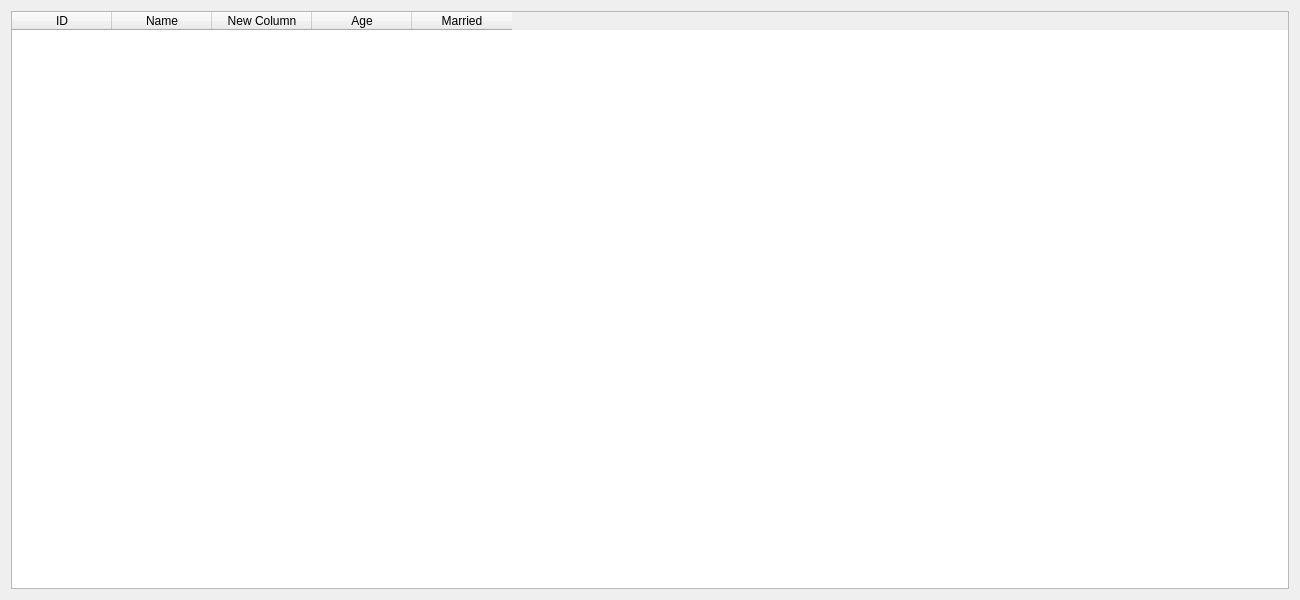
<?xml version="1.0" encoding="UTF-8"?>
<ui version="4.0">
 <class>MainWindow</class>
 <widget class="QMainWindow" name="MainWindow">
  <property name="geometry">
   <rect>
    <x>0</x>
    <y>0</y>
    <width>1300</width>
    <height>600</height>
   </rect>
  </property>
  <property name="sizePolicy">
   <sizepolicy hsizetype="Fixed" vsizetype="Preferred">
    <horstretch>0</horstretch>
    <verstretch>0</verstretch>
   </sizepolicy>
  </property>
  <property name="windowTitle">
   <string>MainWindow</string>
  </property>
  <widget class="QWidget" name="centralWidget">
   <property name="sizePolicy">
    <sizepolicy hsizetype="MinimumExpanding" vsizetype="MinimumExpanding">
     <horstretch>0</horstretch>
     <verstretch>0</verstretch>
    </sizepolicy>
   </property>
   <property name="minimumSize">
    <size>
     <width>1300</width>
     <height>600</height>
    </size>
   </property>
   <layout class="QVBoxLayout" name="verticalLayout">
    <item>
     <widget class="QTableWidget" name="tableWidget">
      <column>
       <property name="text">
        <string>ID</string>
       </property>
      </column>
      <column>
       <property name="text">
        <string>Name</string>
       </property>
      </column>
      <column>
       <property name="text">
        <string>New Column</string>
       </property>
      </column>
      <column>
       <property name="text">
        <string>Age</string>
       </property>
      </column>
      <column>
       <property name="text">
        <string>Married</string>
       </property>
      </column>
     </widget>
    </item>
   </layout>
  </widget>
 </widget>
 <layoutdefault spacing="6" margin="11"/>
 <resources/>
 <connections/>
</ui>
